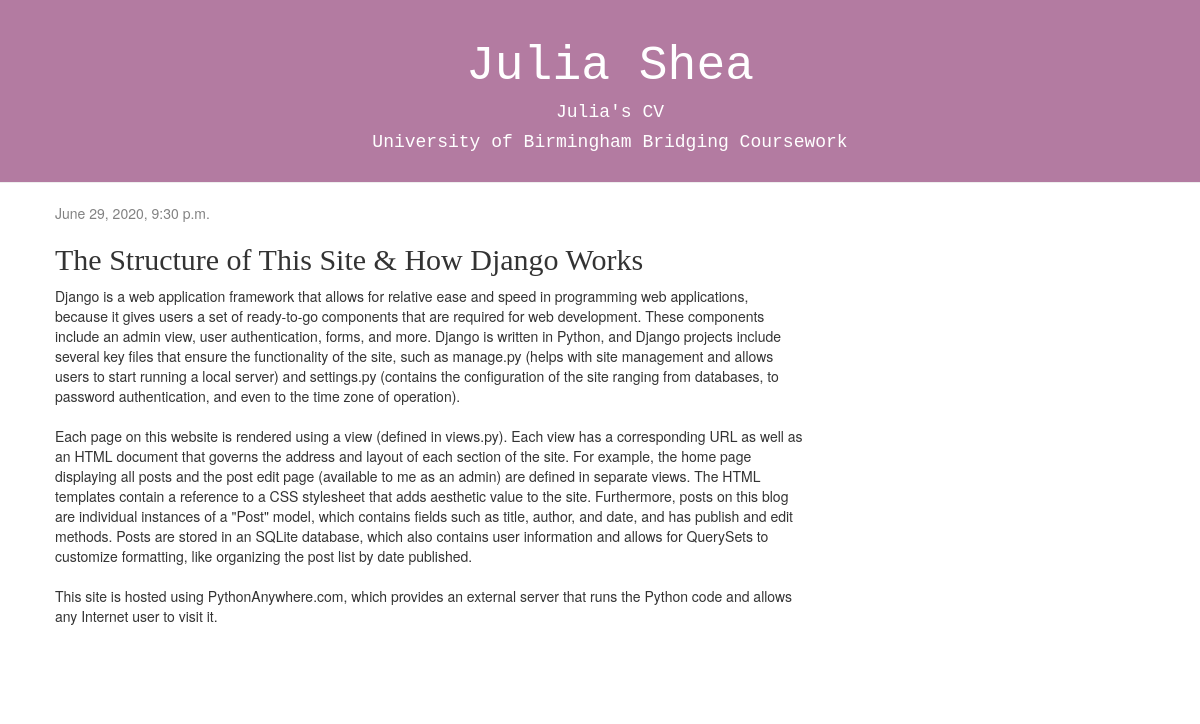
The app's page /post/2/ with its own data.
### blog/models.py (models this page shows, shortened)
class Post(models.Model):
    author = models.ForeignKey(settings.AUTH_USER_MODEL, on_delete=models.CASCADE)
    title = models.CharField(max_length=200)
    text = models.TextField()
    created_date = models.DateTimeField(default=timezone.now)
    published_date = models.DateTimeField(blank=True, null=True)

### blog/views.py (the view)
# urls.py: path('post/<int:pk>/', views.post_detail, name='post_detail'),
def post_detail(request, pk):
     post = get_object_or_404(Post, pk=pk)
     return render(request, 'blog/post_detail.html', {'post': post})

### blog/templates/blog/post_detail.html (shortened to what this page needs)
{% extends 'blog/base.html' %}
  {% block content %}
    <div class="post">
      {% if post.published_date %}
        <div class="date">
          {{ post.published_date }}
        </div>
      {% endif %}
      <h2>{{ post.title }}</h2>
      <p>{{ post.text|linebreaksbr }}</p>
    </div>
  {% endblock %}

### blog/static/css/blog.css (style rules this page uses)
h2, h3 { font-family: 'Lucidatypewriter'; }
.date { color: #828282; }
.post { margin-bottom: 70px; }

### records on screen
Post: published_date "June 29, 2020, 9:30 p.m.", title "The Structure of This Site & How Django Works", text "Django is a web application framework that allows for relative ease and speed in programming web applications, because it gives users a set of ready-to-go components that are required for web development. These components include an admin view, user authentication, forms, and more. Django is written in Python, and Django projects include several key files that ensure the functionality of the site, such as manage.py (helps with site management and allows users to start running a local server) and settings.py (contains the configuration of the site ranging from databases, to password authentication, and even to the time zone of operation). Each page on this website is rendered using a view…"
